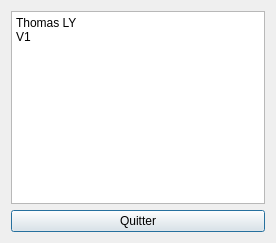
<?xml version="1.0" encoding="UTF-8"?>
<ui version="4.0">
 <class>Dialogapropos</class>
 <widget class="QDialog" name="Dialogapropos">
  <property name="geometry">
   <rect>
    <x>0</x>
    <y>0</y>
    <width>276</width>
    <height>243</height>
   </rect>
  </property>
  <property name="windowTitle">
   <string>Dialog</string>
  </property>
  <layout class="QVBoxLayout" name="verticalLayout_2">
   <item>
    <layout class="QVBoxLayout" name="verticalLayout">
     <item>
      <widget class="QPlainTextEdit" name="plainTextEdit">
       <property name="plainText">
        <string>Thomas LY
V1</string>
       </property>
      </widget>
     </item>
     <item>
      <widget class="QPushButton" name="pushButtonQuitter">
       <property name="text">
        <string>Quitter</string>
       </property>
      </widget>
     </item>
    </layout>
   </item>
  </layout>
 </widget>
 <resources/>
 <connections/>
</ui>
